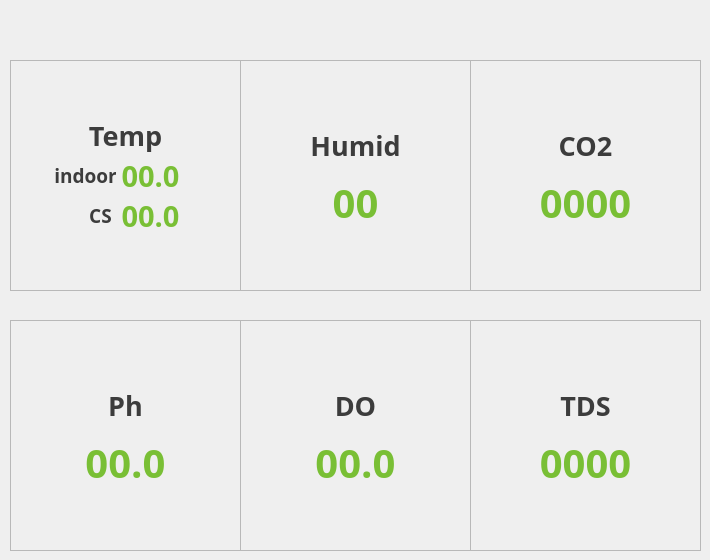
    <widget class="QWidget" name="page_10">
     <widget class="QFrame" name="frame_35">
      <property name="geometry">
       <rect>
        <x>240</x>
        <y>60</y>
        <width>231</width>
        <height>231</height>
       </rect>
      </property>
      <property name="frameShape">
       <enum>QFrame::StyledPanel</enum>
      </property>
      <property name="frameShadow">
       <enum>QFrame::Raised</enum>
      </property>
      <widget class="QLabel" name="label_80">
       <property name="geometry">
        <rect>
         <x>70</x>
         <y>60</y>
         <width>91</width>
         <height>51</height>
        </rect>
       </property>
       <property name="font">
        <font>
         <family>나눔스퀘어 Bold</family>
         <pointsize>20</pointsize>
         <weight>75</weight>
         <bold>true</bold>
        </font>
       </property>
       <property name="styleSheet">
        <string notr="true">background:transparent;
color:rgb(60,60,60);</string>
       </property>
       <property name="text">
        <string>Humid</string>
       </property>
       <property name="alignment">
        <set>Qt::AlignCenter</set>
       </property>
      </widget>
      <widget class="QLabel" name="humid_status">
       <property name="geometry">
        <rect>
         <x>10</x>
         <y>10</y>
         <width>211</width>
         <height>211</height>
        </rect>
       </property>
       <property name="font">
        <font>
         <family>나눔스퀘어 Bold</family>
         <pointsize>30</pointsize>
         <weight>75</weight>
         <bold>true</bold>
        </font>
       </property>
       <property name="styleSheet">
        <string notr="true">image:url(:/img/resources/big_circle.png);
color : rgb(121,191,53);</string>
       </property>
       <property name="text">
        <string>
00</string>
       </property>
       <property name="alignment">
        <set>Qt::AlignCenter</set>
       </property>
      </widget>
      <zorder>humid_status</zorder>
      <zorder>label_80</zorder>
     </widget>
     <widget class="QFrame" name="frame_36">
      <property name="geometry">
       <rect>
        <x>470</x>
        <y>60</y>
        <width>231</width>
        <height>231</height>
       </rect>
      </property>
      <property name="frameShape">
       <enum>QFrame::StyledPanel</enum>
      </property>
      <property name="frameShadow">
       <enum>QFrame::Raised</enum>
      </property>
      <widget class="QLabel" name="label_3">
       <property name="geometry">
        <rect>
         <x>70</x>
         <y>60</y>
         <width>91</width>
         <height>51</height>
        </rect>
       </property>
       <property name="font">
        <font>
         <family>나눔스퀘어 Bold</family>
         <pointsize>20</pointsize>
         <weight>75</weight>
         <bold>true</bold>
        </font>
       </property>
       <property name="styleSheet">
        <string notr="true">background:transparent;
color:rgb(60,60,60);</string>
       </property>
       <property name="text">
        <string>CO2</string>
       </property>
       <property name="alignment">
        <set>Qt::AlignCenter</set>
       </property>
      </widget>
      <widget class="QLabel" name="co2_status">
       <property name="geometry">
        <rect>
         <x>10</x>
         <y>10</y>
         <width>211</width>
         <height>211</height>
        </rect>
       </property>
       <property name="font">
        <font>
         <family>나눔스퀘어 Bold</family>
         <pointsize>30</pointsize>
         <weight>75</weight>
         <bold>true</bold>
        </font>
       </property>
       <property name="styleSheet">
        <string notr="true">image:url(:/img/resources/big_circle.png);
color : rgb(121,191,53);</string>
       </property>
       <property name="text">
        <string>
0000</string>
       </property>
       <property name="alignment">
        <set>Qt::AlignCenter</set>
       </property>
      </widget>
      <zorder>co2_status</zorder>
      <zorder>label_3</zorder>
     </widget>
     <widget class="QFrame" name="frame_37">
      <property name="geometry">
       <rect>
        <x>10</x>
        <y>60</y>
        <width>231</width>
        <height>231</height>
       </rect>
      </property>
      <property name="frameShape">
       <enum>QFrame::StyledPanel</enum>
      </property>
      <property name="frameShadow">
       <enum>QFrame::Raised</enum>
      </property>
      <widget class="QLabel" name="label_4">
       <property name="geometry">
        <rect>
         <x>10</x>
         <y>10</y>
         <width>211</width>
         <height>211</height>
        </rect>
       </property>
       <property name="font">
        <font>
         <family>나눔스퀘어 Bold</family>
         <pointsize>30</pointsize>
         <weight>75</weight>
         <bold>true</bold>
        </font>
       </property>
       <property name="styleSheet">
        <string notr="true">image:url(:/img/resources/big_circle.png);
color : rgb(121,191,53);</string>
       </property>
       <property name="text">
        <string/>
       </property>
       <property name="alignment">
        <set>Qt::AlignCenter</set>
       </property>
      </widget>
      <widget class="QLabel" name="cs_temp_status">
       <property name="geometry">
        <rect>
         <x>110</x>
         <y>140</y>
         <width>61</width>
         <height>31</height>
        </rect>
       </property>
       <property name="font">
        <font>
         <family>나눔스퀘어 Bold</family>
         <pointsize>22</pointsize>
         <weight>75</weight>
         <bold>true</bold>
        </font>
       </property>
       <property name="styleSheet">
        <string notr="true">color : rgb(121,191,53);</string>
       </property>
       <property name="text">
        <string>00.0</string>
       </property>
       <property name="alignment">
        <set>Qt::AlignCenter</set>
       </property>
      </widget>
      <widget class="QLabel" name="label_77">
       <property name="geometry">
        <rect>
         <x>75</x>
         <y>140</y>
         <width>31</width>
         <height>31</height>
        </rect>
       </property>
       <property name="font">
        <font>
         <family>나눔스퀘어 Bold</family>
         <pointsize>14</pointsize>
         <weight>75</weight>
         <bold>true</bold>
        </font>
       </property>
       <property name="styleSheet">
        <string notr="true">background:transparent;
color:rgb(60,60,60);</string>
       </property>
       <property name="text">
        <string>CS</string>
       </property>
       <property name="alignment">
        <set>Qt::AlignCenter</set>
       </property>
      </widget>
      <widget class="QLabel" name="indoor_temp_status">
       <property name="geometry">
        <rect>
         <x>110</x>
         <y>100</y>
         <width>61</width>
         <height>31</height>
        </rect>
       </property>
       <property name="font">
        <font>
         <family>나눔스퀘어 Bold</family>
         <pointsize>22</pointsize>
         <weight>75</weight>
         <bold>true</bold>
        </font>
       </property>
       <property name="styleSheet">
        <string notr="true">color : rgb(121,191,53);</string>
       </property>
       <property name="text">
        <string>00.0</string>
       </property>
       <property name="alignment">
        <set>Qt::AlignCenter</set>
       </property>
      </widget>
      <widget class="QLabel" name="label_76">
       <property name="geometry">
        <rect>
         <x>45</x>
         <y>105</y>
         <width>61</width>
         <height>21</height>
        </rect>
       </property>
       <property name="font">
        <font>
         <family>나눔스퀘어 Bold</family>
         <pointsize>14</pointsize>
         <weight>75</weight>
         <bold>true</bold>
        </font>
       </property>
       <property name="styleSheet">
        <string notr="true">background:transparent;
color:rgb(60,60,60);</string>
       </property>
       <property name="text">
        <string>indoor</string>
       </property>
       <property name="alignment">
        <set>Qt::AlignCenter</set>
       </property>
      </widget>
      <widget class="QLabel" name="label_75">
       <property name="geometry">
        <rect>
         <x>70</x>
         <y>50</y>
         <width>91</width>
         <height>51</height>
        </rect>
       </property>
       <property name="font">
        <font>
         <family>나눔스퀘어 Bold</family>
         <pointsize>20</pointsize>
         <weight>75</weight>
         <bold>true</bold>
        </font>
       </property>
       <property name="styleSheet">
        <string notr="true">background:transparent;
color:rgb(60,60,60);</string>
       </property>
       <property name="text">
        <string>Temp</string>
       </property>
       <property name="alignment">
        <set>Qt::AlignCenter</set>
       </property>
      </widget>
     </widget>
     <widget class="QFrame" name="frame_38">
      <property name="geometry">
       <rect>
        <x>10</x>
        <y>320</y>
        <width>231</width>
        <height>231</height>
       </rect>
      </property>
      <property name="frameShape">
       <enum>QFrame::StyledPanel</enum>
      </property>
      <property name="frameShadow">
       <enum>QFrame::Raised</enum>
      </property>
      <widget class="QLabel" name="label_81">
       <property name="geometry">
        <rect>
         <x>70</x>
         <y>60</y>
         <width>91</width>
         <height>51</height>
        </rect>
       </property>
       <property name="font">
        <font>
         <family>나눔스퀘어 Bold</family>
         <pointsize>20</pointsize>
         <weight>75</weight>
         <bold>true</bold>
        </font>
       </property>
       <property name="styleSheet">
        <string notr="true">background:transparent;
color:rgb(60,60,60);</string>
       </property>
       <property name="text">
        <string>Ph</string>
       </property>
       <property name="alignment">
        <set>Qt::AlignCenter</set>
       </property>
      </widget>
      <widget class="QLabel" name="ph_status">
       <property name="geometry">
        <rect>
         <x>10</x>
         <y>10</y>
         <width>211</width>
         <height>211</height>
        </rect>
       </property>
       <property name="font">
        <font>
         <family>나눔스퀘어 Bold</family>
         <pointsize>30</pointsize>
         <weight>75</weight>
         <bold>true</bold>
        </font>
       </property>
       <property name="styleSheet">
        <string notr="true">image:url(:/img/resources/big_circle.png);
color : rgb(121,191,53);</string>
       </property>
       <property name="text">
        <string>
00.0</string>
       </property>
       <property name="alignment">
        <set>Qt::AlignCenter</set>
       </property>
      </widget>
      <zorder>ph_status</zorder>
      <zorder>label_81</zorder>
     </widget>
     <widget class="QFrame" name="frame_39">
      <property name="geometry">
       <rect>
        <x>240</x>
        <y>320</y>
        <width>231</width>
        <height>231</height>
       </rect>
      </property>
      <property name="frameShape">
       <enum>QFrame::StyledPanel</enum>
      </property>
      <property name="frameShadow">
       <enum>QFrame::Raised</enum>
      </property>
      <widget class="QLabel" name="label_82">
       <property name="geometry">
        <rect>
         <x>70</x>
         <y>60</y>
         <width>91</width>
         <height>51</height>
        </rect>
       </property>
       <property name="font">
        <font>
         <family>나눔스퀘어 Bold</family>
         <pointsize>20</pointsize>
         <weight>75</weight>
         <bold>true</bold>
        </font>
       </property>
       <property name="styleSheet">
        <string notr="true">background:transparent;
color:rgb(60,60,60);</string>
       </property>
       <property name="text">
        <string>DO</string>
       </property>
       <property name="alignment">
        <set>Qt::AlignCenter</set>
       </property>
      </widget>
      <widget class="QLabel" name="do_status">
       <property name="geometry">
        <rect>
         <x>10</x>
         <y>10</y>
         <width>211</width>
         <height>211</height>
        </rect>
       </property>
       <property name="font">
        <font>
         <family>나눔스퀘어 Bold</family>
         <pointsize>30</pointsize>
         <weight>75</weight>
         <bold>true</bold>
        </font>
       </property>
       <property name="styleSheet">
        <string notr="true">image:url(:/img/resources/big_circle.png);
color : rgb(121,191,53);</string>
       </property>
       <property name="text">
        <string>
00.0</string>
       </property>
       <property name="alignment">
        <set>Qt::AlignCenter</set>
       </property>
      </widget>
      <zorder>do_status</zorder>
      <zorder>label_82</zorder>
     </widget>
     <widget class="QFrame" name="frame_40">
      <property name="geometry">
       <rect>
        <x>470</x>
        <y>320</y>
        <width>231</width>
        <height>231</height>
       </rect>
      </property>
      <property name="frameShape">
       <enum>QFrame::StyledPanel</enum>
      </property>
      <property name="frameShadow">
       <enum>QFrame::Raised</enum>
      </property>
      <widget class="QLabel" name="label_88">
       <property name="geometry">
        <rect>
         <x>70</x>
         <y>60</y>
         <width>91</width>
         <height>51</height>
        </rect>
       </property>
       <property name="font">
        <font>
         <family>나눔스퀘어 Bold</family>
         <pointsize>20</pointsize>
         <weight>75</weight>
         <bold>true</bold>
        </font>
       </property>
       <property name="styleSheet">
        <string notr="true">background:transparent;
color:rgb(60,60,60);</string>
       </property>
       <property name="text">
        <string>TDS</string>
       </property>
       <property name="alignment">
        <set>Qt::AlignCenter</set>
       </property>
      </widget>
      <widget class="QLabel" name="tds_status">
       <property name="geometry">
        <rect>
         <x>10</x>
         <y>10</y>
         <width>211</width>
         <height>211</height>
        </rect>
       </property>
       <property name="font">
        <font>
         <family>나눔스퀘어 Bold</family>
         <pointsize>30</pointsize>
         <weight>75</weight>
         <bold>true</bold>
        </font>
       </property>
       <property name="styleSheet">
        <string notr="true">image:url(:/img/resources/big_circle.png);
color : rgb(121,191,53);</string>
       </property>
       <property name="text">
        <string>
0000</string>
       </property>
       <property name="alignment">
        <set>Qt::AlignCenter</set>
       </property>
      </widget>
      <zorder>tds_status</zorder>
      <zorder>label_88</zorder>
     </widget>
    </widget>
